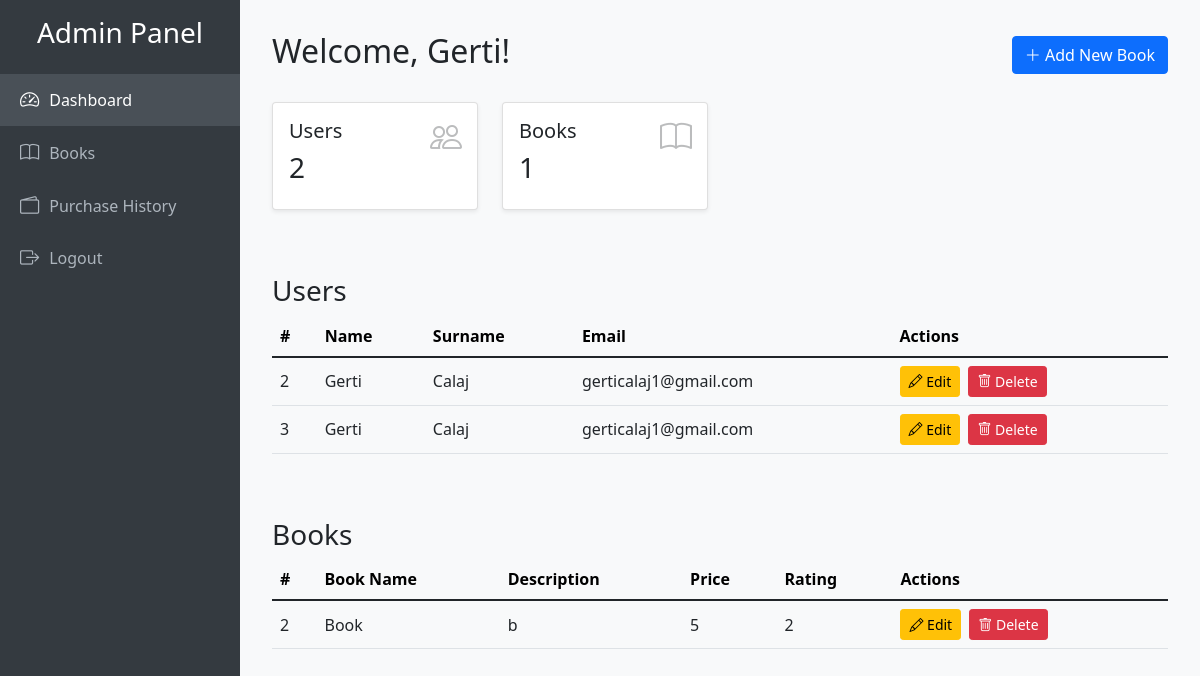
The app's page /Main/admin_dashboard.php (signed in), older data.
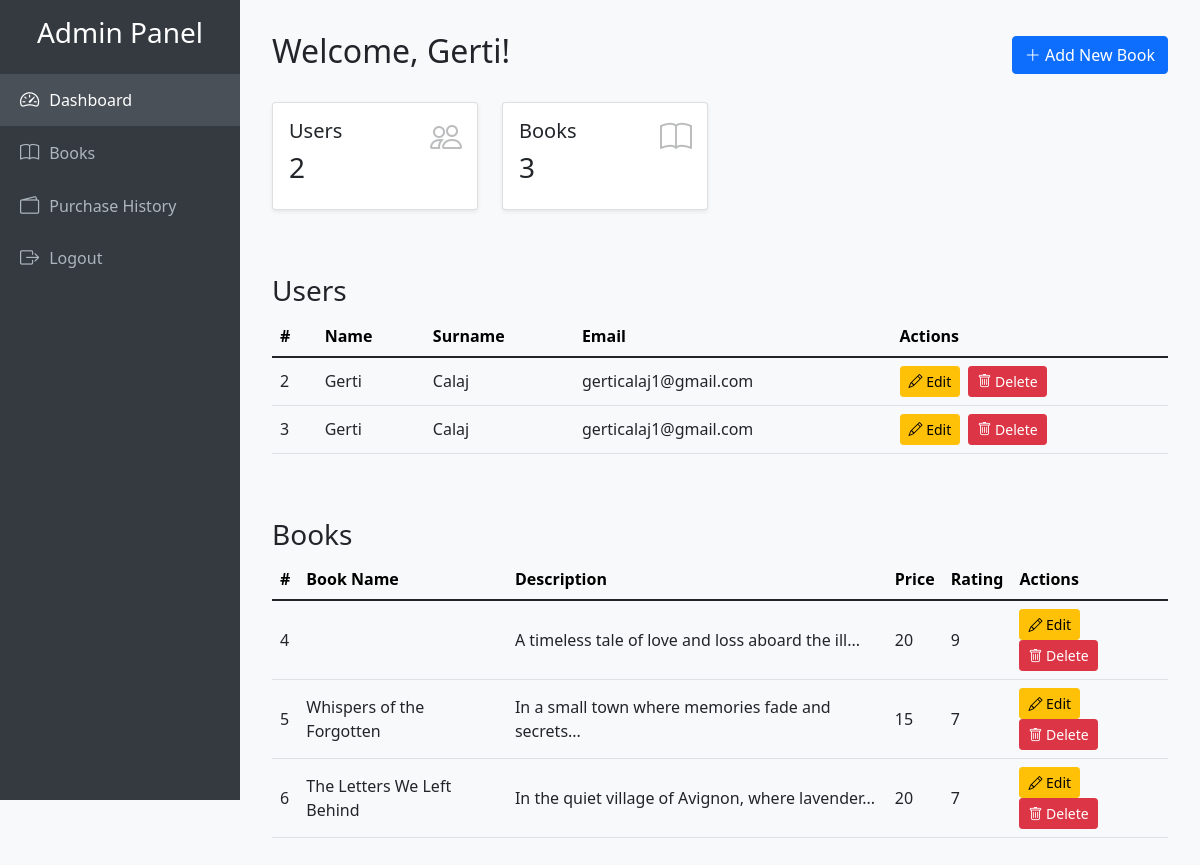
The same page, newer data.
### tables this page shows
CREATE TABLE `user` (
  `id` int(11) NOT NULL,
  `name` varchar(255) NOT NULL,
  `surname` varchar(255) NOT NULL,
  `email` varchar(255) NOT NULL,
  `password` varchar(255) NOT NULL,
  `is_admin` tinyint(1) NOT NULL DEFAULT 0
);

CREATE TABLE `books` (
  `id` int(255) NOT NULL,
  `Book name` varchar(255) NOT NULL,
  `description` varchar(255) NOT NULL,
  `Price` varchar(255) NOT NULL,
  `rating` int(255) NOT NULL,
  `Books_image` varchar(255) DEFAULT NULL,
  `Book_name` varchar(255) DEFAULT NULL
);

### Main/admin_dashboard.php (the view, shortened to what this page needs)
<?php
include_once('../Database/config.php');
$users_data = $conn->query("SELECT * FROM user")->fetchAll(PDO::FETCH_ASSOC);
$books_data = $conn->query("SELECT * FROM books")->fetchAll(PDO::FETCH_ASSOC);
?>
<!DOCTYPE html>
<html lang="en">
<head>
  <link href="https://cdn.jsdelivr.net/npm/bootstrap@5.1.3/dist/css/bootstrap.min.css" rel="stylesheet" />
  <link href="https://cdn.jsdelivr.net/npm/bootstrap-icons@1.9.1/font/bootstrap-icons.css" rel="stylesheet" />
</head>
<body>
  <nav class="sidebar">
    <h3 class="text-center mb-4">Admin Panel</h3>
    <a href="#" class="active"><i class="bi bi-speedometer2"></i> Dashboard</a>
    <a href="list_Books.php"><i class="bi bi-book"></i> Books</a>
    <a href="purchaseH.php"><i class="bi bi-wallet2"></i> Purchase History</a>
    <a href="../Logic/logout.php"><i class="bi bi-box-arrow-right"></i> Logout</a>
  </nav>
  <main>
    <div class="d-flex justify-content-between align-items-center mb-4">
      <h2>Welcome, <?= htmlspecialchars($_SESSION['name']); ?>!</h2>
      <button class="btn btn-primary" data-bs-toggle="modal" data-bs-target="#addBookModal">
        <i class="bi bi-plus-lg"></i> Add New Book
      </button>
    </div>
    <div class="row mb-5">
      <div class="col-md-6 col-lg-3 mb-3">
        <div class="card shadow-sm position-relative">
          <div class="card-body">
            <h5 class="card-title">Users</h5>
            <h3><?= count($users_data); ?></h3>
            <i class="bi bi-people card-icon"></i>
          </div>
        </div>
      </div>
      <div class="col-md-6 col-lg-3 mb-3">
        <div class="card shadow-sm position-relative">
          <div class="card-body">
            <h5 class="card-title">Books</h5>
            <h3><?= count($books_data); ?></h3>
            <i class="bi bi-book card-icon"></i>
          </div>
        </div>
      </div>
    </div>
    <h3>Users</h3>
    <div class="table-responsive mb-5">
      <table class="table table-hover align-middle">
        <thead class="table-light">
          <tr>
            <th>#</th>
            <th>Name</th>
            <th>Surname</th>
            <th>Email</th>
            <th>Actions</th>
          </tr>
        </thead>
        <tbody>
          <?php foreach ($users_data as $user): ?>
          <tr>
            <td><?= htmlspecialchars($user['id']); ?></td>
            <td><?= htmlspecialchars($user['name']); ?></td>
            <td><?= htmlspecialchars($user['surname']); ?></td>
            <td><?= htmlspecialchars($user['email']); ?></td>
            <td>
              <a href="../Forms/edit.php?id=<?= urlencode($user['id']); ?>" class="btn btn-sm btn-warning me-1">
                <i class="bi bi-pencil"></i> Edit
              </a>
              <a href="../Logic/delete.php?id=<?= urlencode($user['id']); ?>" class="btn btn-sm btn-danger" onclick="return confirm('Are you sure?');">
                <i class="bi bi-trash"></i> Delete
              </a>
            </td>
          </tr>
          <?php endforeach; ?>
        </tbody>
      </table>
    </div>
    <h3>Books</h3>
    <div class="table-responsive">
      <table class="table table-hover align-middle">
        <thead class="table-light">
          <tr>
            <th>#</th>
            <th>Book Name</th>
            <th>Description</th>
            <th>Price</th>
            <th>Rating</th>
            <th>Actions</th>
          </tr>
        </thead>
        <tbody>
          <?php if (!empty($books_data)): ?>
            <?php foreach ($books_data as $book): ?>
              <tr>
                <td><?= htmlspecialchars($book['id']); ?></td>
                <td><?= htmlspecialchars($book['Book_name']); ?></td>
                <td><?= htmlspecialchars(mb_strimwidth($book['description'], 0, 50, '...')); ?></td>
                <td><?= htmlspecialchars($book['Price']); ?></td>
                <td><?= htmlspecialchars($book['rating']); ?></td>
                <td>
                  <a href="../Forms/editbook.php?id=<?= urlencode($user['id']); ?>" class="btn btn-sm btn-warning me-1">
                <i class="bi bi-pencil"></i> Edit
              </a>
                  <a href="../Logic/deletebook.php?id=<?= urlencode($book['id']); ?>" class="btn btn-sm btn-danger" onclick="return confirm('Are you sure you want to delete this book?');">
                    <i class="bi bi-trash"></i> Delete
                  </a>
                </td>
              </tr>
            <?php endforeach; ?>
          <?php else: ?>
            <tr><td colspan="6" class="text-center">No books found.</td></tr>
          <?php endif; ?>
        </tbody>
      </table>
    </div>
  </main>
</body>
</html>

Row changes from the older to the newer data that the page shows:
removed books: id "2", Book_name "Book", description "b", Price "5", rating "2"
added books: id "4", description "A timeless tale of love and loss aboard the ill...", Price "20", rating "9"
added books: id "5", Book_name "Whispers of the Forgotten", description "In a small town where memories fade and secrets...", Price "15", rating "7"
added books: id "6", Book_name "The Letters We Left Behind", description "In the quiet village of Avignon, where lavender...", Price "20", rating "7"
Text that changed along with them:
count($books_data): "1" → "3"
